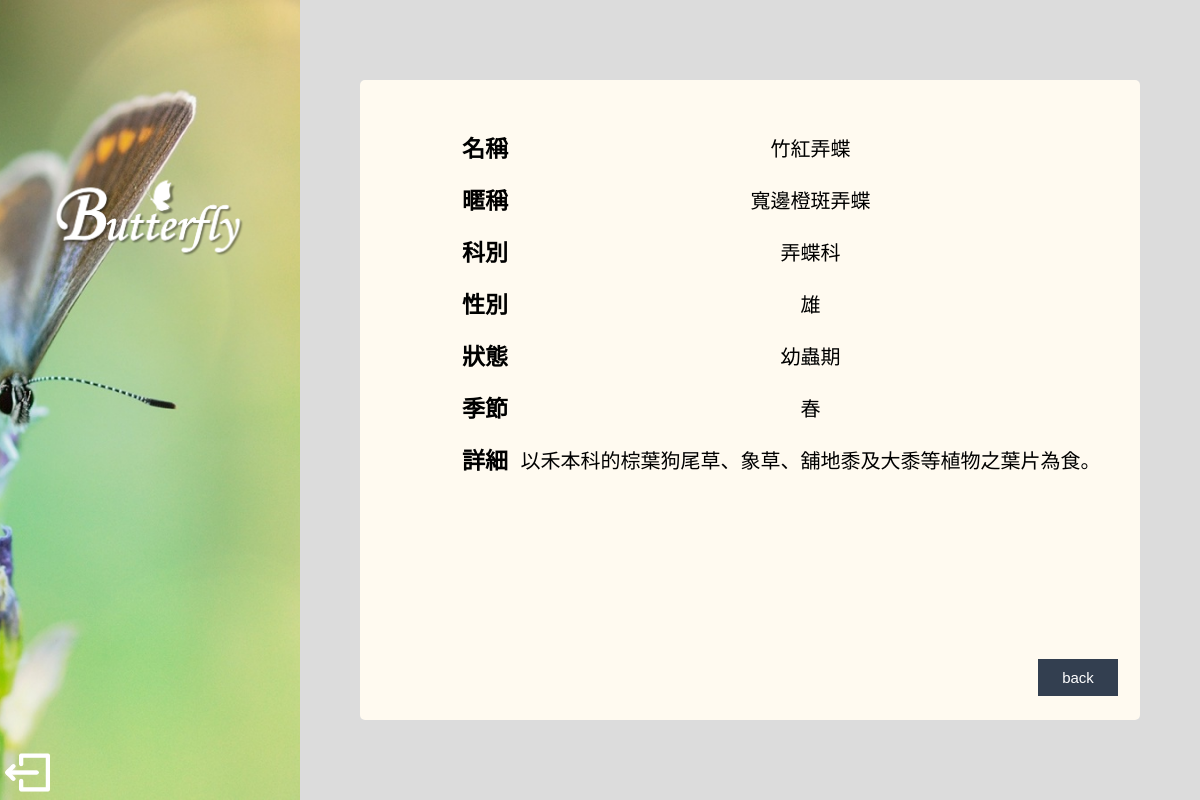
The app's page /user_intro.php?id=1, older data.
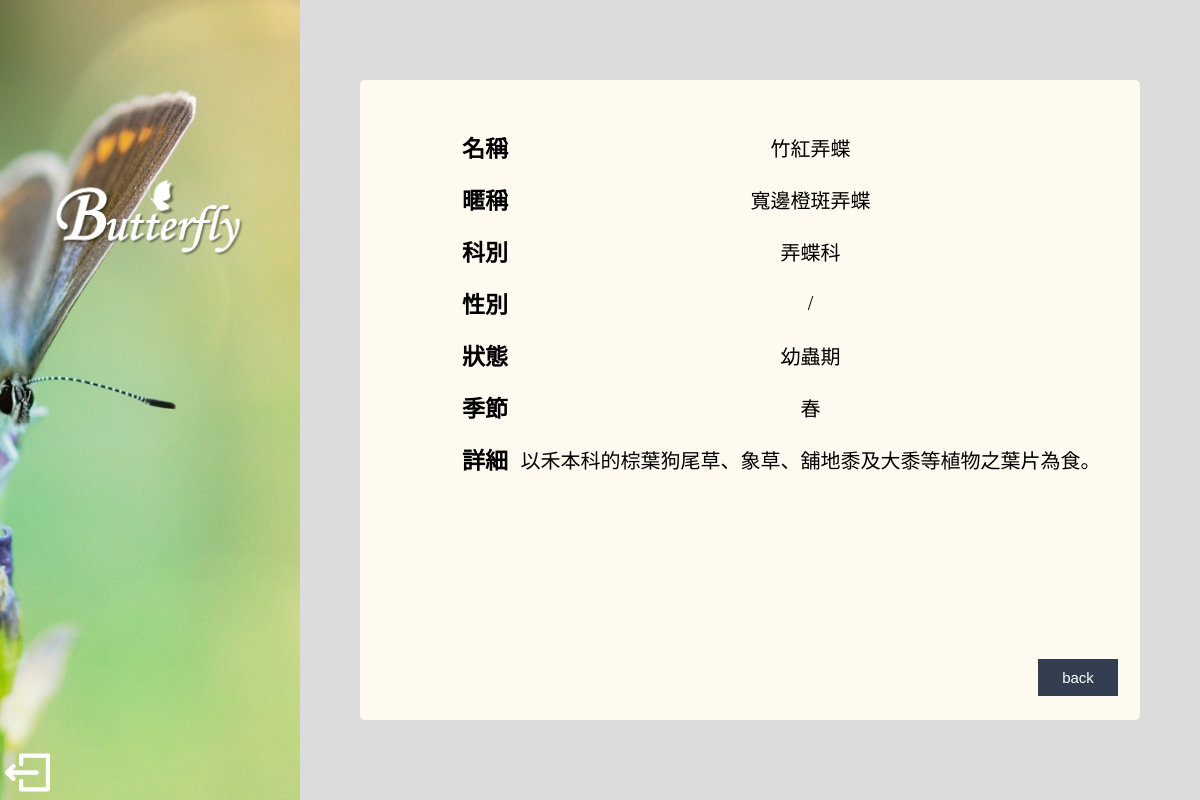
The same page, newer data.
### tables this page shows
CREATE TABLE `img` (
  `id` int(11) NOT NULL,
  `src` varchar(150) NOT NULL,
  `b_name` varchar(50) NOT NULL,
  `b_stage` varchar(50) NOT NULL,
  `date` date NOT NULL,
  `author` varchar(20) NOT NULL
);

CREATE TABLE `butterfly` (
  `id` int(11) NOT NULL,
  `name` text NOT NULL,
  `nickname` text NOT NULL,
  `field` text NOT NULL,
  `gender` varchar(2) NOT NULL,
  `stage` text NOT NULL,
  `season` text NOT NULL,
  `description` text NOT NULL
);

### model.php (called while the page is built, shortened)
<?php
require("dbconnect.php");
function getitButterflyList($id) {
    global $conn;
	$sql = "SELECT `butterfly`.*, `img`.`src` FROM `img`, `butterfly` WHERE img.b_name=butterfly.name AND img.b_stage=butterfly.stage AND img.id=$id";
	return mysqli_query($conn, $sql);
}
?>

### user_intro.php (the view, shortened to what this page needs)
<?php
require('loginmodel.php');
require('model.php');
$id = (int)$_REQUEST['id'];
$results=getitButterflyList($id);
if ($rs=mysqli_fetch_assoc($results)) {
	$name=$rs['name'];
    $nickname=$rs['nickname'];
    $field=$rs['field'];
    $gender=$rs['gender'];
    $stage=$rs['stage'];
    $season=$rs['season'];
    $description=$rs['description'];
} else {
	echo "Your id is wrong!!";
	exit(0);
}
?>
<!DOCTYPE html PUBLIC "-//W3C//DTD XHTML 1.0 Transitional//EN" "http://www.w3.org/TR/xhtml1/DTD/xhtml1-transitional.dtd">
<html xmlns="http://www.w3.org/1999/xhtml">
<head>
<link type="text/css" rel="stylesheet" href="user_upload.css">
</head>
<body>
<div class="box" id="box1"></div>
<div id="t">
<div id="menu">
<img src="image/title.png" id="title"/>
</div>
<a href='homepage.php'><img src="image/logout.png" id="logout"/></a>
</div>
<div id="content">
<table id="f">
<tr><th>名稱</th><td class="up_d"><?php echo $name;?></td></tr>
<tr><th>暱稱</th><td class="up_d"><?php echo $nickname;?></td></tr>
<tr><th>科別</th><td class="up_d"><?php echo $field;?></td></tr>
<tr><th>性別</th><td class="up_d"><?php echo $gender;?></td></tr>
<tr><th>狀態</th><td class="up_d"><?php echo $stage;?></td></tr>
<tr><th>季節</th><td class="up_d"><?php echo $season;?></td></tr>
<tr><th>詳細</th><td class="up_d"><?php echo $description;?></td></tr>
</table>
<div id="bu">
<button class="button"><a href="view.php">back</a></button>
</div>
</div>
</body>
</html>

Row changes from the older to the newer data that the page shows:
changed through a linked row, img "竹紅弄蝶": butterfly.gender "雄" → "/"
